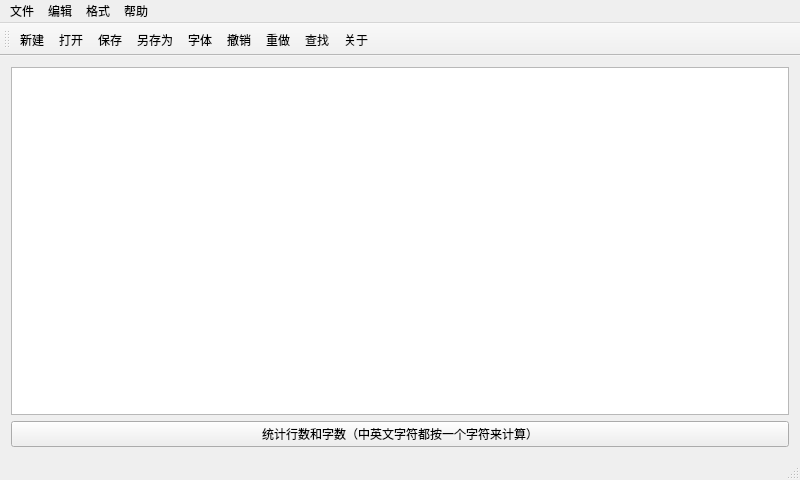
<?xml version="1.0" encoding="UTF-8"?>
<ui version="4.0">
 <class>MainWindow</class>
 <widget class="QMainWindow" name="MainWindow">
  <property name="geometry">
   <rect>
    <x>0</x>
    <y>0</y>
    <width>800</width>
    <height>480</height>
   </rect>
  </property>
  <property name="windowTitle">
   <string>MainWindow</string>
  </property>
  <widget class="QWidget" name="centralWidget">
   <layout class="QVBoxLayout" name="verticalLayout">
    <item>
     <widget class="QTextEdit" name="textEdit">
      <property name="overwriteMode">
       <bool>false</bool>
      </property>
     </widget>
    </item>
    <item>
     <widget class="QPushButton" name="pushButton">
      <property name="text">
       <string>统计行数和字数（中英文字符都按一个字符来计算）</string>
      </property>
     </widget>
    </item>
   </layout>
  </widget>
  <widget class="QMenuBar" name="menuBar">
   <property name="geometry">
    <rect>
     <x>0</x>
     <y>0</y>
     <width>800</width>
     <height>22</height>
    </rect>
   </property>
   <widget class="QMenu" name="menu">
    <property name="title">
     <string>文件</string>
    </property>
    <addaction name="actionxinjian"/>
    <addaction name="actiondakai"/>
    <addaction name="actionbaocun"/>
    <addaction name="actionlincunwei"/>
   </widget>
   <widget class="QMenu" name="menu_2">
    <property name="title">
     <string>编辑</string>
    </property>
    <addaction name="actionchexiao"/>
    <addaction name="actionchongzuo"/>
    <addaction name="separator"/>
    <addaction name="actionjianqie"/>
    <addaction name="actionfuzhi"/>
    <addaction name="actionzhantie"/>
    <addaction name="actionshanchu"/>
    <addaction name="separator"/>
    <addaction name="actionquanxuan"/>
    <addaction name="actionquanshan"/>
    <addaction name="separator"/>
    <addaction name="actionchazhao"/>
    <addaction name="separator"/>
   </widget>
   <widget class="QMenu" name="menu_3">
    <property name="title">
     <string>格式</string>
    </property>
    <addaction name="actionziti"/>
    <addaction name="actionyanse"/>
   </widget>
   <widget class="QMenu" name="menu_4">
    <property name="title">
     <string>帮助</string>
    </property>
    <addaction name="actionguanyu"/>
   </widget>
   <addaction name="menu"/>
   <addaction name="menu_2"/>
   <addaction name="menu_3"/>
   <addaction name="menu_4"/>
  </widget>
  <widget class="QToolBar" name="toolBar">
   <property name="windowTitle">
    <string>toolBar</string>
   </property>
   <attribute name="toolBarArea">
    <enum>TopToolBarArea</enum>
   </attribute>
   <attribute name="toolBarBreak">
    <bool>false</bool>
   </attribute>
   <addaction name="actionxinjian"/>
   <addaction name="actiondakai"/>
   <addaction name="actionbaocun"/>
   <addaction name="actionlincunwei"/>
   <addaction name="actionziti"/>
   <addaction name="actionchexiao"/>
   <addaction name="actionchongzuo"/>
   <addaction name="actionchazhao"/>
   <addaction name="actionguanyu"/>
  </widget>
  <widget class="QStatusBar" name="statusBar"/>
  <action name="actionxinjian">
   <property name="icon">
    <iconset resource="myimages.qrc">
     <normaloff>:/icon/images/editpaste.png</normaloff>:/icon/images/editpaste.png</iconset>
   </property>
   <property name="text">
    <string>新建</string>
   </property>
   <property name="shortcut">
    <string>Meta+N</string>
   </property>
  </action>
  <action name="actiondakai">
   <property name="icon">
    <iconset resource="myimages.qrc">
     <normaloff>:/icon/images/fileopen.png</normaloff>:/icon/images/fileopen.png</iconset>
   </property>
   <property name="text">
    <string>打开</string>
   </property>
   <property name="shortcut">
    <string>Meta+O</string>
   </property>
  </action>
  <action name="actionbaocun">
   <property name="icon">
    <iconset resource="myimages.qrc">
     <normaloff>:/icon/images/down.png</normaloff>:/icon/images/down.png</iconset>
   </property>
   <property name="text">
    <string>保存</string>
   </property>
   <property name="shortcut">
    <string>Meta+S</string>
   </property>
  </action>
  <action name="actionlincunwei">
   <property name="icon">
    <iconset resource="myimages.qrc">
     <normaloff>:/icon/images/bottom.png</normaloff>:/icon/images/bottom.png</iconset>
   </property>
   <property name="text">
    <string>另存为</string>
   </property>
   <property name="shortcut">
    <string>Meta+Shift+S</string>
   </property>
  </action>
  <action name="actionchexiao">
   <property name="icon">
    <iconset resource="myimages.qrc">
     <normaloff>:/icon/images/edit-undo.png</normaloff>:/icon/images/edit-undo.png</iconset>
   </property>
   <property name="text">
    <string>撤销</string>
   </property>
   <property name="shortcut">
    <string>Meta+Z</string>
   </property>
  </action>
  <action name="actionchongzuo">
   <property name="icon">
    <iconset resource="myimages.qrc">
     <normaloff>:/icon/images/edit-redo.png</normaloff>:/icon/images/edit-redo.png</iconset>
   </property>
   <property name="text">
    <string>重做</string>
   </property>
   <property name="shortcut">
    <string>Meta+Y</string>
   </property>
  </action>
  <action name="actionjianqie">
   <property name="text">
    <string>剪切</string>
   </property>
  </action>
  <action name="actionfuzhi">
   <property name="text">
    <string>复制</string>
   </property>
   <property name="shortcut">
    <string>Meta+C</string>
   </property>
  </action>
  <action name="actionzhantie">
   <property name="text">
    <string>粘贴</string>
   </property>
   <property name="shortcut">
    <string>Meta+V</string>
   </property>
  </action>
  <action name="actionshanchu">
   <property name="text">
    <string>删除</string>
   </property>
   <property name="shortcut">
    <string>Meta+D</string>
   </property>
  </action>
  <action name="actionquanxuan">
   <property name="text">
    <string>全选</string>
   </property>
   <property name="shortcut">
    <string>Meta+A</string>
   </property>
  </action>
  <action name="actionquanshan">
   <property name="text">
    <string>全部删除</string>
   </property>
   <property name="shortcut">
    <string>Meta+Shift+D</string>
   </property>
  </action>
  <action name="actionziti">
   <property name="icon">
    <iconset resource="myimages.qrc">
     <normaloff>:/icon/images/format-text-bold.png</normaloff>:/icon/images/format-text-bold.png</iconset>
   </property>
   <property name="text">
    <string>字体</string>
   </property>
   <property name="shortcut">
    <string>Meta+Shift+F</string>
   </property>
  </action>
  <action name="actionyanse">
   <property name="text">
    <string>颜色</string>
   </property>
   <property name="shortcut">
    <string>Meta+Shift+C</string>
   </property>
  </action>
  <action name="actionguanyu">
   <property name="icon">
    <iconset resource="myimages.qrc">
     <normaloff>:/icon/images/help-faq.png</normaloff>:/icon/images/help-faq.png</iconset>
   </property>
   <property name="text">
    <string>关于</string>
   </property>
   <property name="shortcut">
    <string>Meta+H</string>
   </property>
  </action>
  <action name="actionchazhao">
   <property name="icon">
    <iconset resource="myimages.qrc">
     <normaloff>:/icon/images/edit-find.png</normaloff>:/icon/images/edit-find.png</iconset>
   </property>
   <property name="text">
    <string>查找</string>
   </property>
   <property name="shortcut">
    <string>Meta+F</string>
   </property>
  </action>
 </widget>
 <layoutdefault spacing="6" margin="11"/>
 <resources>
  <include location="myimages.qrc"/>
 </resources>
 <connections/>
</ui>
